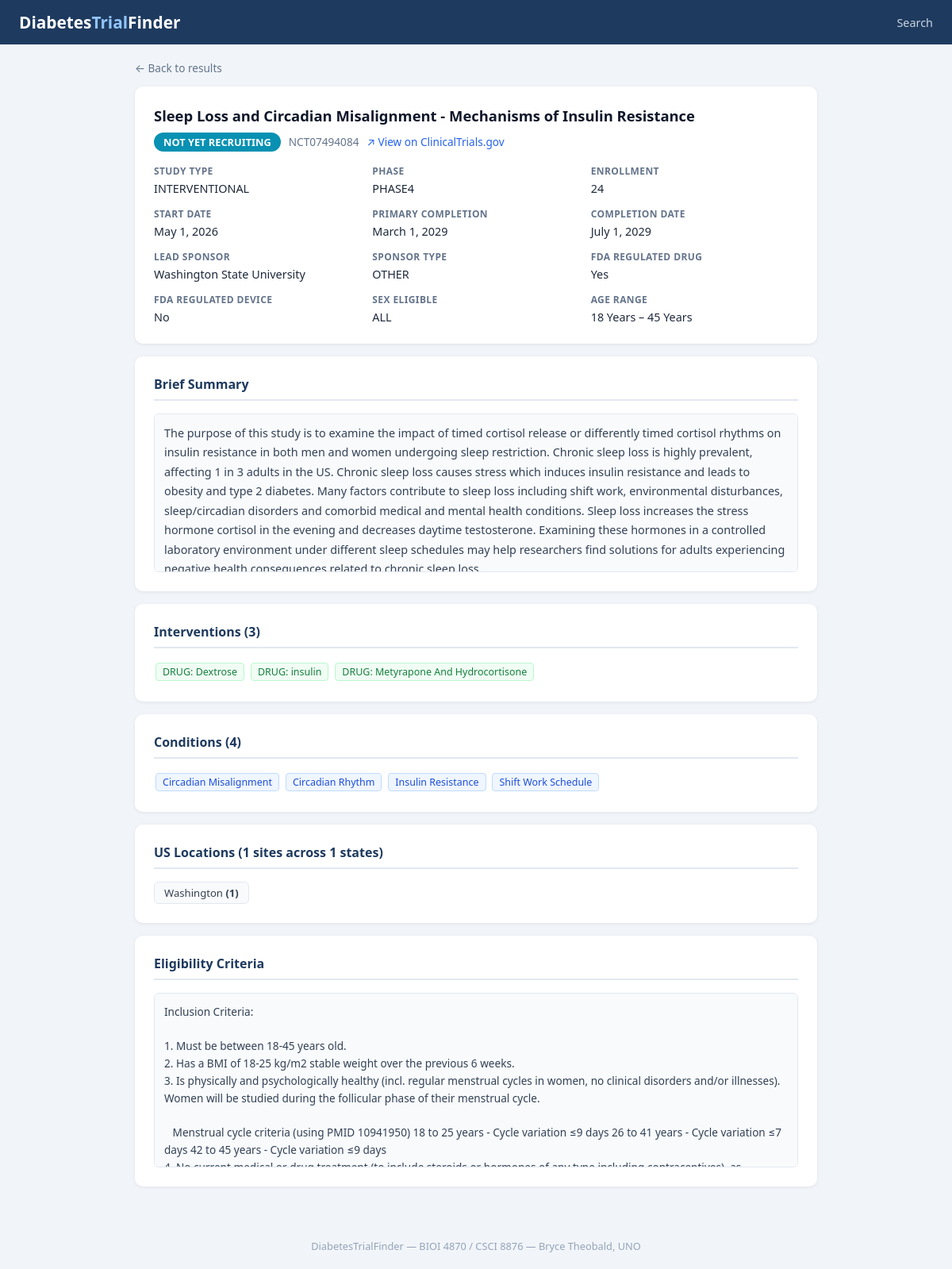
/trial.php?id=121, run on the app's committed database.
### tables this page shows
CREATE TABLE IF NOT EXISTS trials (
    trial_id                INT AUTO_INCREMENT PRIMARY KEY,
    nct_id                  VARCHAR(20)  NOT NULL UNIQUE,
    brief_title             VARCHAR(500),
    official_title          TEXT,
    overall_status          VARCHAR(50),   
    study_type              VARCHAR(50),   
    phase                   VARCHAR(100),  
    enrollment_count        INT,
    start_date              DATE,
    primary_completion_date DATE,
    completion_date         DATE,
    brief_summary           TEXT,
    is_fda_regulated_drug   TINYINT(1),
    is_fda_regulated_device TINYINT(1),
    eligibility_criteria    TEXT,
    min_age                 VARCHAR(30),   
    max_age                 VARCHAR(30),
    sex                     VARCHAR(20),   
    lead_sponsor_id         INT,
    FOREIGN KEY (lead_sponsor_id) REFERENCES sponsors(sponsor_id)
);

CREATE TABLE IF NOT EXISTS sponsors (
    sponsor_id   INT AUTO_INCREMENT PRIMARY KEY,
    name         VARCHAR(300) NOT NULL,
    class        VARCHAR(50),            
    UNIQUE KEY uq_sponsor_name (name)
);

CREATE TABLE IF NOT EXISTS interventions (
    intervention_id INT AUTO_INCREMENT PRIMARY KEY,
    type            VARCHAR(100),         
    name            VARCHAR(500),
    UNIQUE KEY uq_intervention (type, name)
);

CREATE TABLE IF NOT EXISTS conditions (
    condition_id INT AUTO_INCREMENT PRIMARY KEY,
    name         VARCHAR(500) NOT NULL UNIQUE
);

### trial.php (the view, shortened to what this page needs)
<?php
require_once 'db.php';
$id = (int)($_GET['id'] ?? 0);
$stmt = $db->prepare("
    SELECT t.*, s.name AS sponsor_name, s.class AS sponsor_class
    FROM trials t
    LEFT JOIN sponsors s ON t.lead_sponsor_id = s.sponsor_id
    WHERE t.trial_id = ?");
$stmt->bind_param('i', $id);
$stmt->execute();
$trial = $stmt->get_result()->fetch_assoc();
$iv_res = $db->prepare("
    SELECT i.`type`, i.name FROM interventions i
    JOIN trial_interventions ti ON ti.intervention_id = i.intervention_id
    WHERE ti.trial_id = ? ORDER BY i.`type`, i.name");
$iv_res->bind_param('i', $id);
$iv_res->execute();
$interventions = $iv_res->get_result()->fetch_all(MYSQLI_ASSOC);
$cond_res = $db->prepare("
    SELECT c.name FROM `conditions` c
    JOIN trial_conditions tc ON tc.condition_id = c.condition_id
    WHERE tc.trial_id = ? ORDER BY c.name");
$cond_res->bind_param('i', $id);
$cond_res->execute();
$conditions = $cond_res->get_result()->fetch_all(MYSQLI_ASSOC);
$loc_res = $db->prepare("
    SELECT l.state, COUNT(*) as sites
    FROM locations l
    JOIN trial_locations tl ON tl.location_id = l.location_id
    WHERE tl.trial_id = ? AND l.country = 'United States' AND l.state != ''
    GROUP BY l.state ORDER BY sites DESC, l.state");
$loc_res->bind_param('i', $id);
$loc_res->execute();
$locations = $loc_res->get_result()->fetch_all(MYSQLI_ASSOC);
$badge_color = [
    'RECRUITING'            => '#16a34a',
    'COMPLETED'             => '#2563eb',
    'ACTIVE_NOT_RECRUITING' => '#d97706',
    'TERMINATED'            => '#dc2626',
    'WITHDRAWN'             => '#6b7280',
    'SUSPENDED'             => '#7c3aed',
    'NOT_YET_RECRUITING'    => '#0891b2',
][$trial['overall_status']] ?? '#6b7280';
function fmt_date($d) { return $d ? date('F j, Y', strtotime($d)) : '—'; }
function fmt_num($n)  { return $n !== null ? number_format($n) : '—'; }
?>
<!DOCTYPE html>
<html lang="en">
<head>
</head>
<body>
<header>
  <h1>Diabetes<span>Trial</span>Finder</h1>
  <nav>
    <a href="index.php">Search</a>
  </nav>
</header>
<div class="container">
  <a class="back" href="javascript:history.back()">← Back to results</a>
  <div class="card">
    <div class="trial-title"><?= htmlspecialchars($trial['brief_title']) ?></div>
    <div style="margin-top:6px;display:flex;gap:10px;align-items:center;flex-wrap:wrap">
      <span class="badge" style="background:<?= $badge_color ?>"><?= htmlspecialchars(str_replace('_',' ',$trial['overall_status'])) ?></span>
      <span style="font-size:.85rem;color:#64748b"><?= htmlspecialchars($trial['nct_id']) ?></span>
      <a href="https://clinicaltrials.gov/study/<?= htmlspecialchars($trial['nct_id']) ?>" target="_blank" rel="noopener" style="font-size:.85rem">
        ↗ View on ClinicalTrials.gov
      </a>
    </div>
    <div class="meta-grid">
      <div class="meta-item"><label>Study Type</label><span><?= htmlspecialchars($trial['study_type'] ?? '—') ?></span></div>
      <div class="meta-item"><label>Phase</label><span><?= htmlspecialchars(str_replace('_',' ',$trial['phase'] ?? 'N/A')) ?></span></div>
      <div class="meta-item"><label>Enrollment</label><span><?= fmt_num($trial['enrollment_count']) ?></span></div>
      <div class="meta-item"><label>Start Date</label><span><?= fmt_date($trial['start_date']) ?></span></div>
      <div class="meta-item"><label>Primary Completion</label><span><?= fmt_date($trial['primary_completion_date']) ?></span></div>
      <div class="meta-item"><label>Completion Date</label><span><?= fmt_date($trial['completion_date']) ?></span></div>
      <div class="meta-item"><label>Lead Sponsor</label><span><?= htmlspecialchars($trial['sponsor_name'] ?? '—') ?></span></div>
      <div class="meta-item"><label>Sponsor Type</label><span><?= htmlspecialchars($trial['sponsor_class'] ?? '—') ?></span></div>
      <div class="meta-item"><label>FDA Regulated Drug</label><span><?= $trial['is_fda_regulated_drug'] ? 'Yes' : 'No' ?></span></div>
      <div class="meta-item"><label>FDA Regulated Device</label><span><?= $trial['is_fda_regulated_device'] ? 'Yes' : 'No' ?></span></div>
      <div class="meta-item"><label>Sex Eligible</label><span><?= htmlspecialchars($trial['sex'] ?? '—') ?></span></div>
      <div class="meta-item"><label>Age Range</label><span><?= htmlspecialchars(($trial['min_age'] ?? '?') . ' – ' . ($trial['max_age'] ?? '?')) ?></span></div>
    </div>
  </div>
  <?php if ($trial['brief_summary']): ?>
  <div class="card">
    <h2>Brief Summary</h2>
    <div class="summary"><?= nl2br(htmlspecialchars($trial['brief_summary'])) ?></div>
  </div>
  <?php endif ?>
  <?php if ($interventions): ?>
  <div class="card">
    <h2>Interventions (<?= count($interventions) ?>)</h2>
    <?php foreach ($interventions as $iv): ?>
      <span class="tag intervention"><?= htmlspecialchars($iv['type']) ?>: <?= htmlspecialchars($iv['name']) ?></span>
    <?php endforeach ?>
  </div>
  <?php endif ?>
  <?php if ($conditions): ?>
  <div class="card">
    <h2>Conditions (<?= count($conditions) ?>)</h2>
    <?php foreach ($conditions as $c): ?>
      <span class="tag"><?= htmlspecialchars($c['name']) ?></span>
    <?php endforeach ?>
  </div>
  <?php endif ?>
  <?php if ($locations): ?>
  <div class="card">
    <h2>US Locations (<?= array_sum(array_column($locations,'sites')) ?> sites across <?= count($locations) ?> states)</h2>
    <div class="state-grid">
      <?php foreach ($locations as $loc): ?>
        <div class="state-chip"><?= htmlspecialchars($loc['state']) ?> <strong>(<?= $loc['sites'] ?>)</strong></div>
      <?php endforeach ?>
    </div>
  </div>
  <?php endif ?>
  <?php if ($trial['eligibility_criteria']): ?>
  <div class="card">
    <h2>Eligibility Criteria</h2>
    <div class="elig"><?= htmlspecialchars($trial['eligibility_criteria']) ?></div>
  </div>
  <?php endif ?>
</div>
<footer>DiabetesTrialFinder &mdash; BIOI 4870 / CSCI 8876 &mdash; Bryce Theobald, UNO</footer>
</body>
</html>

### trial.php (style rules this page uses)
* { box-sizing:border-box;margin:0;padding:0 }
body { font-family:system-ui,-apple-system,sans-serif;background:#f1f5f9;color:#1e293b;font-size:15px }
a { color:#2563eb;text-decoration:none }
header { background:#1e3a5f;color:#fff;padding:14px 24px;display:flex;align-items:center;justify-content:space-between }
header h1 { font-size:1.3rem;font-weight:700 }
header h1 span { color:#93c5fd }
nav a { color:#cbd5e1;margin-left:20px;font-size:.9rem }
.container { max-width:900px;margin:0 auto;padding:20px }
.back { font-size:.85rem;color:#64748b;margin-bottom:14px;display:block }
.card { background:#fff;border-radius:10px;padding:24px;box-shadow:0 1px 4px rgba(0,0,0,.08);margin-bottom:16px }
.card h2 { font-size:1rem;font-weight:700;color:#1e3a5f;margin-bottom:16px;padding-bottom:8px;border-bottom:2px solid #e2e8f0 }
.trial-title { font-size:1.15rem;font-weight:700;color:#0f172a;margin-bottom:8px;line-height:1.4 }
.badge { display:inline-block;padding:3px 12px;border-radius:20px;font-size:.8rem;font-weight:600;color:#fff }
.meta-grid { display:grid;grid-template-columns:repeat(auto-fill,minmax(200px,1fr));gap:14px;margin-top:16px }
.meta-item label { display:block;font-size:.75rem;font-weight:600;text-transform:uppercase;letter-spacing:.4px;color:#64748b;margin-bottom:3px }
.meta-item span { font-size:.9rem;color:#1e293b }
.tag { display:inline-block;background:#eff6ff;color:#1d4ed8;border:1px solid #bfdbfe;border-radius:4px;padding:2px 8px;font-size:.78rem;margin:2px }
.tag.intervention { background:#f0fdf4;color:#15803d;border-color:#bbf7d0 }
.state-grid { display:flex;flex-wrap:wrap;gap:8px }
.state-chip { background:#f8fafc;border:1px solid #e2e8f0;border-radius:6px;padding:4px 12px;font-size:.82rem;color:#374151 }
.summary { line-height:1.7;color:#334155;font-size:.9rem;max-height:200px;overflow-y:auto;padding:12px;background:#f8fafc;border-radius:6px;border:1px solid #e2e8f0 }
.elig { line-height:1.6;color:#334155;font-size:.85rem;max-height:220px;overflow-y:auto;white-space:pre-wrap;padding:12px;background:#f8fafc;border-radius:6px;border:1px solid #e2e8f0 }
footer { text-align:center;padding:20px;color:#94a3b8;font-size:.8rem;margin-top:10px }

### data on the page
trials: brief_title "Sleep Loss and Circadian Misalignment - Mechanisms of Insulin Resistance", overall_status "NOT YET RECRUITING", nct "NCT07494084", study_type "INTERVENTIONAL", phase "PHASE4", enrollment_count "24", start_date "May 1, 2026", primary_completion_date "March 1, 2029", completion_date "July 1, 2029", lead_sponsor.name "Washington State University", lead_sponsor.class "OTHER", sex "ALL", min_age+max_age "18 Years – 45 Years", brief_summary "The purpose of this study is to examine the impact of timed cortisol release or differently timed cortisol rhythms on insulin resistance in both men and women undergoing sleep restriction. Chronic sleep loss is highly prevalent, affecting 1 in 3 adults in the US. Chronic sleep loss causes stress which induces insulin resistance and leads to obesity and type 2 diabetes. Many factors contribute to sleep loss including shift work, environmental disturbances, sleep/circadian disorders and comorbid medical and mental health conditions. Sleep loss increases the stress hormone cortisol in the evening and decreases daytime testosterone. Examining these hormones in a controlled laboratory…", eligibility_criteria "Inclusion Criteria: 1. Must be between 18-45 years old. 2. Has a BMI of 18-25 kg/m2 stable weight over the previous 6 weeks. 3. Is physically and psychologically healthy (incl. regular menstrual cycles in women, no clinical disorders and/or illnesses). Women will be studied during the follicular phase of their menstrual cycle. Menstrual cycle criteria (using PMID 10941950) 18 to 25 years - Cycle variation ≤9 days 26 to 41 years - Cycle variation ≤7 days 42 to 45 years - Cycle variation ≤9 days…"
interventions: type "DRUG", name "Dextrose"
interventions: type "DRUG", name "insulin"
interventions: type "DRUG", name "Metyrapone And Hydrocortisone"
conditions: name "Circadian Misalignment"
conditions: name "Circadian Rhythm"
conditions: name "Insulin Resistance"
conditions: name "Shift Work Schedule"

### other printed values
count($interventions) "3"
count($conditions) "4"
array_sum(array_column($locations,'sites')) "1"
count($locations) "1"
$loc['state'] "Washington"
$loc['sites'] "1"
